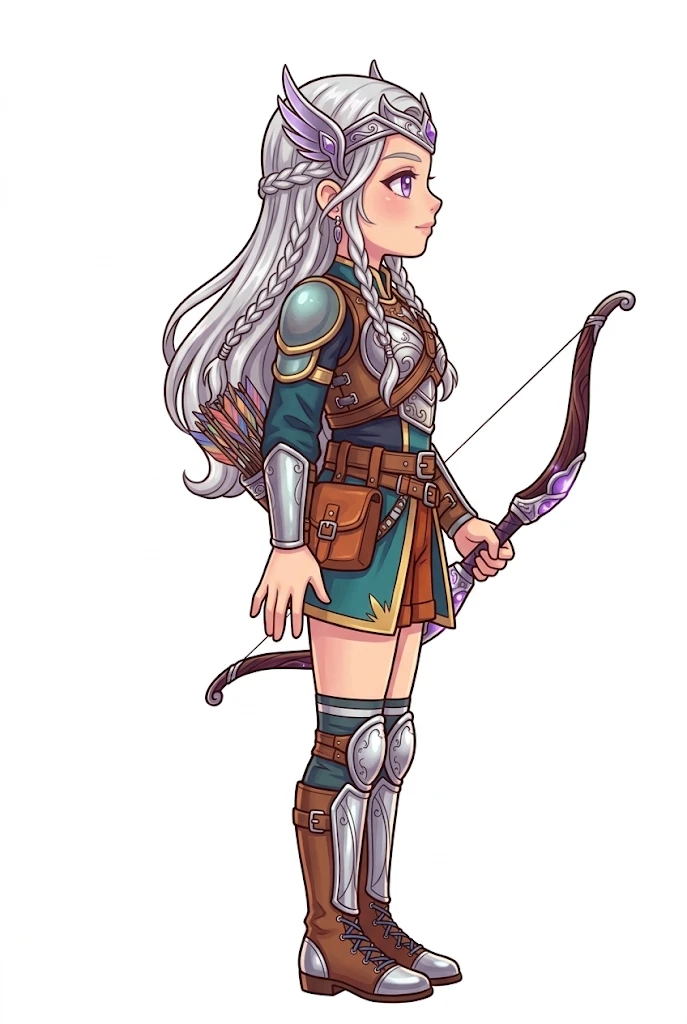
#> input picture Projetos/Aurora-Jogo/arte/viva-original/19.webp, 687 x 1024 px
$ python limpar_bordas.py ../arte/viva-original/19.webp
#> lines starting #> are read from the running program, lines starting #| are printed output that depends on the picture
#!/usr/bin/env python3
"""Tira a franja branca das bordas dos sprites (sobra do fundo branco do Gemini).

Os pixels meio transparentes da borda guardam um pouco do branco do fundo: sobre o céu escuro do jogo eles
viram um contorno claro e pontilhado, que deixa a Aurora com cara de "pixelada". Aqui:
  1. a cor de cada pixel da borda (alfa < 250) é trocada pela cor do interior mais próximo (descontaminação);
  2. a borda é afinada em ~1 px e suavizada, para o contorno ficar liso.

Uso (na pasta Aurora-Jogo), depois do montar_folha.py:
  python3 ferramentas/limpar_bordas.py arte/sprites/aurora_folha.png
"""
import sys

import cv2
import numpy as np
from PIL import Image


def limpar(caminho):
#> called with caminho = '../arte/viva-original/19.webp'
    im = np.array(Image.open(caminho).convert('RGBA')).astype(np.float32)
    rgb, a = im[..., :3], im[..., 3]
#> a: shape (1024, 687) float32; every value is 255
    dentro = (a >= 250).astype(np.uint8)
#> dentro: shape (1024, 687); every value is 1
    # cor do interior mais próximo: espalha as cores do miolo para a borda (média ponderada num raio pequeno)
    peso = dentro.astype(np.float32)
#> peso: shape (1024, 687) float32; every value is 1
    soma = cv2.GaussianBlur(rgb * peso[..., None], (0, 0), 2.0)
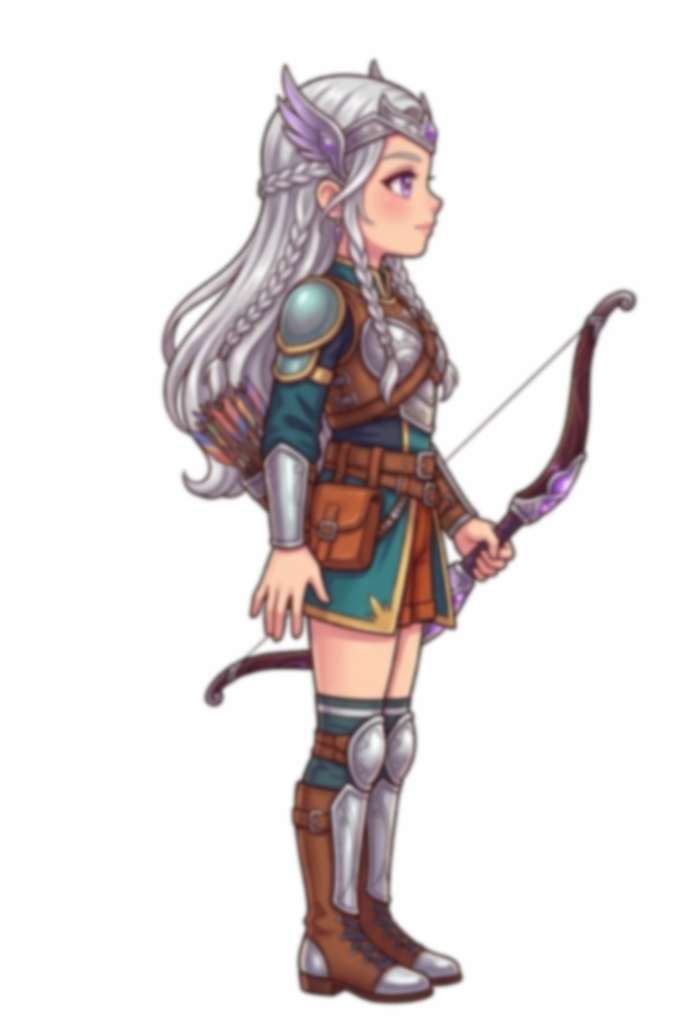
#> soma: shape (1024, 687, 3) float32; mean R, G, B 228, 221.7, 221.7
    norma = cv2.GaussianBlur(peso, (0, 0), 2.0)[..., None]
    espalhada = np.where(norma > 1e-3, soma / np.maximum(norma, 1e-3), rgb)
    borda = (a > 0) & (a < 250)
#> borda: shape (1024, 687) bool; every value is 0
    rgb[borda] = espalhada[borda]
    # afina ~1 px a borda semitransparente e alisa o contorno
    a2 = cv2.erode(a, np.ones((2, 2), np.uint8))
    a2 = cv2.GaussianBlur(a2, (0, 0), 0.6)
    a2 = np.where(a >= 250, np.maximum(a2, 250), a2)
    out = np.dstack([rgb, np.clip(a2, 0, 255)]).astype(np.uint8)
    out[out[..., 3] == 0, :3] = 0
    Image.fromarray(out).save(caminho)
    print('bordas limpas:', caminho)


if __name__ == '__main__':
    for c in sys.argv[1:]:
        limpar(c)
